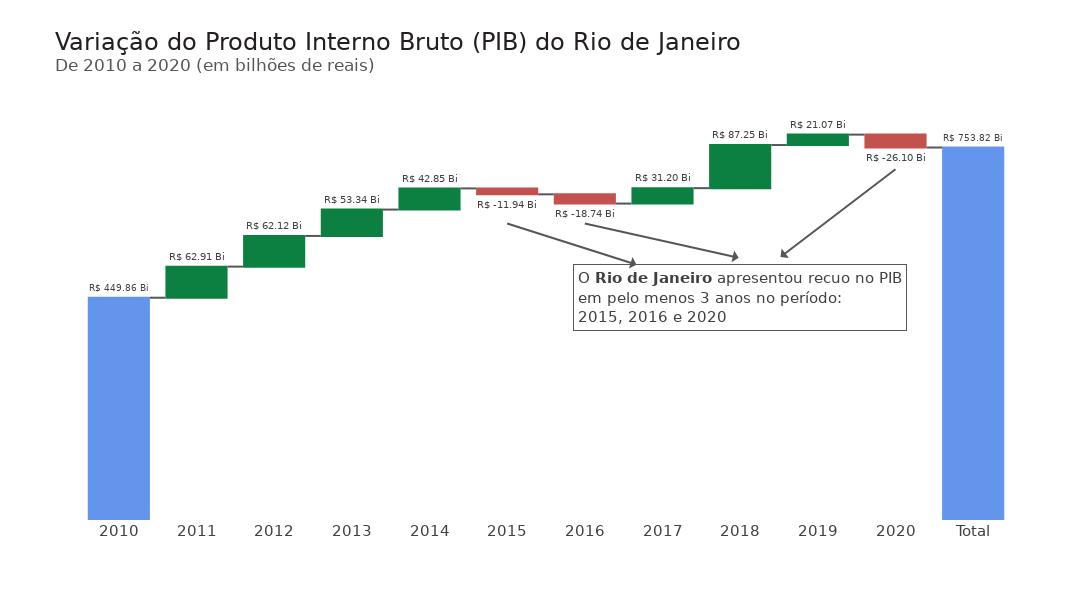

Source (notebook cell):
### Code cell
## Configurando o gráfico com parâmetros que potencializam a visualização dos dados
import plotly.graph_objects as go
import numpy as np
# Gerando o gráfico de cascata
fig = go.Figure(
                go.Waterfall(name = "", orientation = "v", measure = rio["Medidas"],
                             y = rio["Variação do PIB"], text = rio["Variação do PIB (em texto)"],
                             textposition = "outside",
                             connector_line = dict(color = CINZA3),
                             totals_marker = dict(color = AZUL3),
                             increasing_marker = dict(color = VERDE1),
                             decreasing_marker = dict(color = VERMELHO1)
                             )
                )
# Personalizando o gráfico
fig.update_layout(width=1300, height=600, font_family = 'DejaVu Sans', font_size=15,
                  font_color= CINZA2, title_font_color= CINZA1, title_font_size=24,
                  title_text='Variação do Produto Interno Bruto (PIB) do Rio de Janeiro' +
                             '<br><sup size=1 style="color:#555655">De 2010 a 2020 (em bilhões de reais)</sup>',
                  plot_bgcolor= BRANCO, yaxis_range=[0,850e9])
# Retirando os ticks do eixo y
fig.update_yaxes(showticklabels=False)
# Ajustando o eixo x para receber o Total
fig.update_xaxes(tickmode='array', tickvals=np.arange(0,12), ticktext=rio["Ano"])
# Dados ao passar o mouse
fig.update_traces(hovertemplate = "<b>%{x}</b> = %{text}")

fig.add_annotation(text="O <b>Rio de Janeiro</b> apresentou recuo no PIB<br>em pelo menos 3 anos no período:<br>2015, 2016 e 2020",
                   align="left", axref = 'x', ayref='y', x=5, y=600e9, ax=8, ay=450e9,
                   arrowhead=1, arrowside = "start", showarrow=True, arrowwidth=2, arrowcolor=CINZA3,
                   bordercolor= CINZA3, borderwidth=1, borderpad=4)
fig.add_annotation(text="", axref = 'x', ayref='y', x=6, y=600e9, ax=8, ay=530e9,
                   arrowhead=1, arrowside = "start", showarrow=True, arrowwidth=2, arrowcolor=CINZA3)
fig.add_annotation(text="", axref = 'x', ayref='y', x=10, y=710e9, ax=8.5, ay=530e9,
                   arrowhead=1, arrowside = "start", showarrow=True, arrowwidth=2, arrowcolor=CINZA3)

fig.show()

### Figure 1 — Plotly figure (JSON) as saved in the notebook; plotly's stock layout.template omitted (floating-point values rounded to 4 significant figures)
{"data": [{"connector": {"line": {"color": "#555655"}}, "decreasing": {"marker": {"color": "#C3514E"}}, "hovertemplate": "<b>%{x}</b> = %{text}", "increasing": {"marker": {"color": "#0C8040"}}, "measure": ["absolute", "relative", "relative", "relative", "relative", "relative", "relative", "relative", "relative", "relative", "relative", "total"], "name": "", "orientation": "v", "text": ["R$ 449.86 Bi", "R$ 62.91 Bi", "R$ 62.12 Bi", "R$ 53.34 Bi", "R$ 42.85 Bi", "R$ -11.94 Bi", "R$ -18.74 Bi", "R$ 31.20 Bi", "R$ 87.25 Bi", "R$ 21.07 Bi", "R$ -26.10 Bi", "R$ 753.82 Bi"], "textposition": "outside", "totals": {"marker": {"color": "#6495ED"}}, "type": "waterfall", "y": [449858101109, 62909803660, 62117068361, 53341096232, 42850774949, -11937892478, -18737745386, 31204461608, 87253378810, 21068870219, -26104206448, 753823710636]}], "layout": {"annotations": [{"align": "left", "arrowcolor": "#555655", "arrowhead": 1, "arrowside": "start", "arrowwidth": 2, "ax": 8, "axref": "x", "ay": 450000000000, "ayref": "y", "bordercolor": "#555655", "borderpad": 4, "borderwidth": 1, "showarrow": true, "text": "O <b>Rio de Janeiro</b> apresentou recuo no PIB<br>em pelo menos 3 anos no período:<br>2015, 2016 e 2020", "x": 5, "y": 600000000000}, {"arrowcolor": "#555655", "arrowhead": 1, "arrowside": "start", "arrowwidth": 2, "ax": 8, "axref": "x", "ay": 530000000000, "ayref": "y", "showarrow": true, "text": "", "x": 6, "y": 600000000000}, {"arrowcolor": "#555655", "arrowhead": 1, "arrowside": "start", "arrowwidth": 2, "ax": 8.5, "axref": "x", "ay": 530000000000, "ayref": "y", "showarrow": true, "text": "", "x": 10, "y": 710000000000}], "font": {"color": "#414040", "family": "DejaVu Sans", "size": 15}, "height": 600, "plot_bgcolor": "#FFFFFF", "title": {"font": {"color": "#231F20", "size": 24}, "text": "Variação do Produto Interno Bruto (PIB) do Rio de Janeiro<br><sup size=1 style=\"color:#555655\">De 2010 a 2020 (em bilhões de reais)</sup>"}, "width": 1300, "xaxis": {"tickmode": "array", "ticktext": [2010, 2011, 2012, 2013, 2014, 2015, 2016, 2017, 2018, 2019, 2020, "Total"], "tickvals": [0, 1, 2, 3, 4, 5, 6, 7, 8, 9, 10, 11]}, "yaxis": {"range": [0, 850000000000], "showticklabels": false}}}
